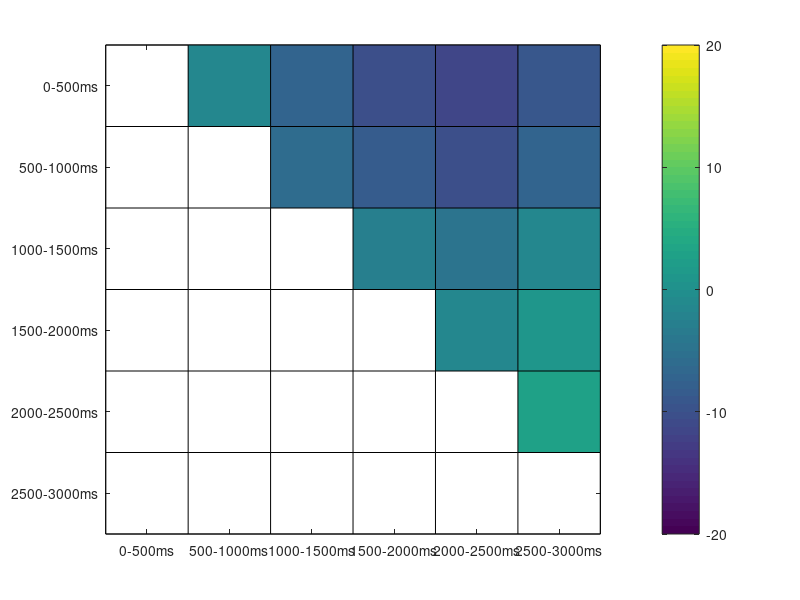
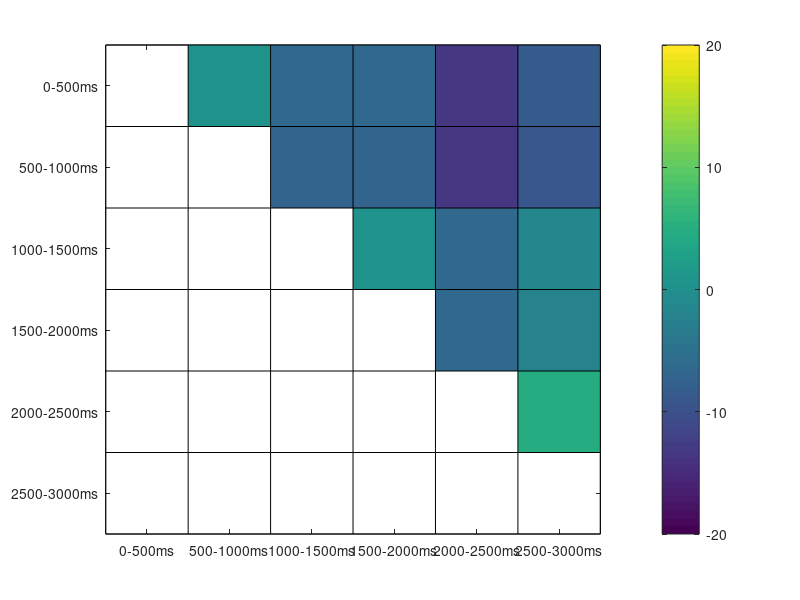
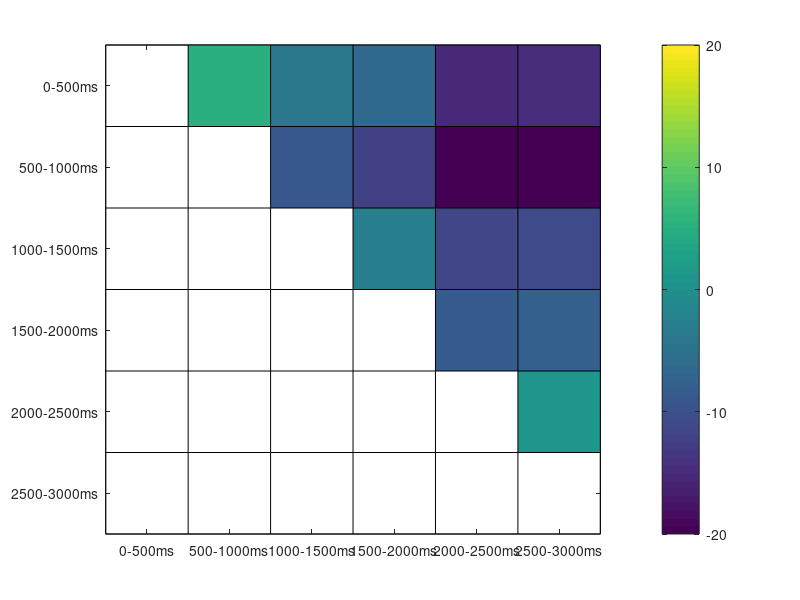
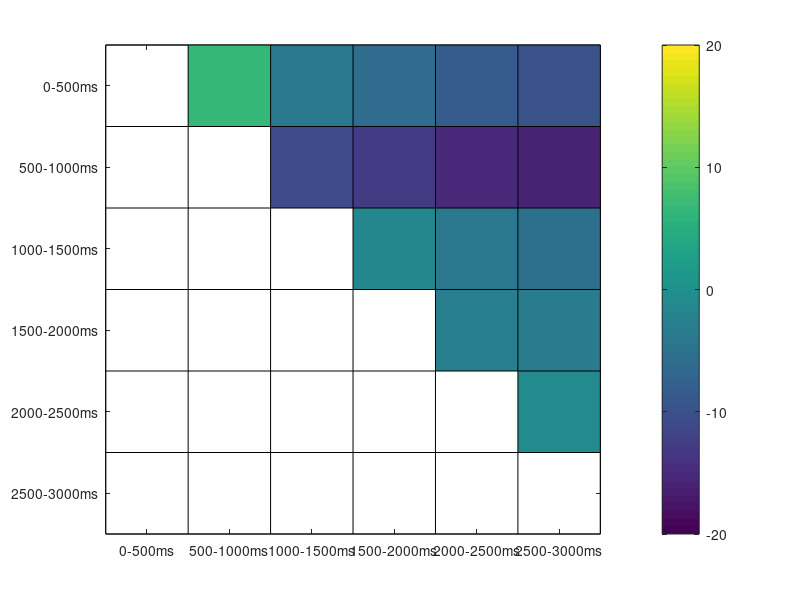

These charts were generated, in order, by the following MATLAB code:
function plot_time_window_comparison()
   %0-500 500-1000 1000-1500 1500-2000 2000-2500 2500-3000
C3=[ NaN     -1.6      -7.41     -10.09     -11.80   -9.02; %0-500
    NaN     NaN       -5.81      -8.49     -10.20   -7.42; %500-1000
    NaN     NaN        NaN        -2.68     -4.39    -1.61; %1000-1500
    NaN     NaN       NaN        NaN     -1.72     1.07; %1500-2000
    NaN     NaN       NaN        NaN       NaN       2.78; %2000-2500
    NaN     NaN       NaN        NaN       NaN      NaN];   %2500-3000
fig=figure();
[nr,nc]=size(C3);
pcolor([C3 nan(nr,1); nan(1,nc+1)]);
set(gca,'color',[0.8 0.8 0.8]);
cl=get(gca,'CLim');
%set(gca,'CLim',[-max(abs(cl)) max(abs(cl))]);
set(gca,'CLim',[-20 20]);
set(gca,'ydir','reverse');
set(gca,'ytick',[1.5 2.5 3.5 4.5 5.5 6.5]);
set(gca,'yticklabel',{'0-500ms','500-1000ms','1000-1500ms','1500-2000ms','2000-2500ms','2500-3000ms'});
set(gca,'xtick',[1.5 2.5 3.5 4.5 5.5 6.5]);
set(gca,'xticklabel',{'0-500ms','500-1000ms','1000-1500ms','1500-2000ms','2000-2500ms','2500-3000ms'});
colorbar();
saveas(fig, '/home/jbonaiuto/Dropbox/joint_attention/infant_gaze_eeg/erd/erd_results/obs/with_p/mu/all_times_500ms/c3_woi_comparisons.eps','epsc');

   %0-500 500-1000 1000-1500 1500-2000 2000-2500 2500-3000
C4=[ NaN     0.44      -6.75     -6.44  -13.29    -8.41; %0-500
     NaN   NaN        -7.20     -6.88   -13.73    -8.86; %500-1000
     NaN   NaN       NaN        0.32   -6.53     -1.66; %1000-1500
     NaN   NaN       NaN      NaN     -6.85     -1.98; %1500-2000
     NaN   NaN       NaN      NaN       NaN        4.87; %2000-2500
     NaN   NaN       NaN      NaN      NaN       NaN ];
fig=figure();
[nr,nc]=size(C4);
pcolor([C4 nan(nr,1); nan(1,nc+1)]);
set(gca,'color',[0.8 0.8 0.8]);
cl=get(gca,'CLim');
%set(gca,'CLim',[-max(abs(cl)) max(abs(cl))]);
set(gca,'CLim',[-20 20]);
set(gca,'ydir','reverse');
set(gca,'ytick',[1.5 2.5 3.5 4.5 5.5 6.5]);
set(gca,'yticklabel',{'0-500ms','500-1000ms','1000-1500ms','1500-2000ms','2000-2500ms','2500-3000ms'});
set(gca,'xtick',[1.5 2.5 3.5 4.5 5.5 6.5]);
set(gca,'xticklabel',{'0-500ms','500-1000ms','1000-1500ms','1500-2000ms','2000-2500ms','2500-3000ms'});
colorbar();
saveas(fig, '/home/jbonaiuto/Dropbox/joint_attention/infant_gaze_eeg/erd/erd_results/obs/with_p/mu/all_times_500ms/c4_woi_comparisons.eps','epsc');

   %0-500 500-1000 1000-1500 1500-2000 2000-2500 2500-3000
F3=[NaN    5.33     -3.85      -6.87    -15.33     -14.62; %0-500
    NaN    NaN      -9.17     -12.20    -20.65     -19.94; %500-1000
    NaN    NaN       NaN       -3.02    -11.48     -10.77; %1000-1500
    NaN    NaN       NaN        NaN     -8.46      -7.74;  %1500-2000
    NaN    NaN       NaN        NaN      NaN        0.71;  %2000-2500
    NaN    NaN       NaN        NaN      NaN          NaN];   %2500-3000
fig=figure();
[nr,nc]=size(F3);
pcolor([F3 nan(nr,1); nan(1,nc+1)]);
set(gca,'color',[0.8 0.8 0.8]);
cl=get(gca,'CLim');
%set(gca,'CLim',[-max(abs(cl)) max(abs(cl))]);
set(gca,'CLim',[-20 20]);
set(gca,'ydir','reverse');
set(gca,'ytick',[1.5 2.5 3.5 4.5 5.5 6.5]);
set(gca,'yticklabel',{'0-500ms','500-1000ms','1000-1500ms','1500-2000ms','2000-2500ms','2500-3000ms'});
set(gca,'xtick',[1.5 2.5 3.5 4.5 5.5 6.5]);
set(gca,'xticklabel',{'0-500ms','500-1000ms','1000-1500ms','1500-2000ms','2000-2500ms','2500-3000ms'});
colorbar();
saveas(fig, '/home/jbonaiuto/Dropbox/joint_attention/infant_gaze_eeg/erd/erd_results/obs/with_p/mu/all_times_500ms/f3_woi_comparisons.eps','epsc');

   %0-500 500-1000 1000-1500 1500-2000 2000-2500 2500-3000
F4=[NaN    6.73     -4.13     -5.86    -8.46      -9.45; %0-500
    NaN    NaN      -10.86    -12.59  -15.20     -16.18; %500-1000
    NaN    NaN        NaN      -1.73   -4.33      -5.32; %1000-1500
    NaN    NaN        NaN       NaN    -2.60      -3.59; %1500-2000
    NaN    NaN        NaN       NaN     NaN       -0.99; %2000-2500
    NaN    NaN        NaN       NaN     NaN        NaN];  %2500-3000
fig=figure();
[nr,nc]=size(F4);
pcolor([F4 nan(nr,1); nan(1,nc+1)]);
set(gca,'color',[0.8 0.8 0.8]);
cl=get(gca,'CLim');
%set(gca,'CLim',[-max(abs(cl)) max(abs(cl))]);
set(gca,'CLim',[-20 20]);
set(gca,'ydir','reverse');
set(gca,'ytick',[1.5 2.5 3.5 4.5 5.5 6.5]);
set(gca,'yticklabel',{'0-500ms','500-1000ms','1000-1500ms','1500-2000ms','2000-2500ms','2500-3000ms'});
set(gca,'xtick',[1.5 2.5 3.5 4.5 5.5 6.5]);
set(gca,'xticklabel',{'0-500ms','500-1000ms','1000-1500ms','1500-2000ms','2000-2500ms','2500-3000ms'});
colorbar();  
saveas(fig, '/home/jbonaiuto/Dropbox/joint_attention/infant_gaze_eeg/erd/erd_results/obs/with_p/mu/all_times_500ms/f4_woi_comparisons.eps','epsc');

   %0-500 500-1000 1000-1500 1500-2000 2000-2500 2500-3000
O1=[NaN    -0.76     -6.93     2.07      -5.20    -10.48;  %0-500
    NaN     NaN      -6.16     2.84      -4.44     -9.72;  %500-1000
    NaN     NaN       NaN      9.00       1.72     -3.55;  %1000-1500
    NaN     NaN       NaN      NaN       -7.28    -12.55;  %1500-2000
    NaN     NaN       NaN      NaN        NaN      -5.28;  %2000-2500
    NaN     NaN       NaN      NaN        NaN       NaN];   %2500-3000
fig=figure();
[nr,nc]=size(O1);
pcolor([O1 nan(nr,1); nan(1,nc+1)]);
set(gca,'color',[0.8 0.8 0.8]);
cl=get(gca,'CLim');
%set(gca,'CLim',[-max(abs(cl)) max(abs(cl))]);
set(gca,'CLim',[-20 20]);
set(gca,'ydir','reverse');
set(gca,'ytick',[1.5 2.5 3.5 4.5 5.5 6.5]);
set(gca,'yticklabel',{'0-500ms','500-1000ms','1000-1500ms','1500-2000ms','2000-2500ms','2500-3000ms'});
set(gca,'xtick',[1.5 2.5 3.5 4.5 5.5 6.5]);
set(gca,'xticklabel',{'0-500ms','500-1000ms','1000-1500ms','1500-2000ms','2000-2500ms','2500-3000ms'});
colorbar();
saveas(fig, '/home/jbonaiuto/Dropbox/joint_attention/infant_gaze_eeg/erd/erd_results/obs/with_p/mu/all_times_500ms/o1_woi_comparisons.eps','epsc');

   %0-500 500-1000 1000-1500 1500-2000 2000-2500 2500-3000
O2=[ NaN    -0.83    -8.66     -2.17     -6.20     -11.50;  %0-500
     NaN     NaN     -7.83     -1.34     -5.37     -10.68;  %500-1000
     NaN     NaN      NaN       6.49      2.46      -2.84;  %1000-1500
     NaN     NaN      NaN       NaN      -4.03      -9.34;  %1500-2000
     NaN     NaN      NaN       NaN       NaN       -5.31;  %2000-2500
     NaN     NaN      NaN       NaN       NaN        NaN];   %2500-3000
fig=figure();
[nr,nc]=size(O2);
pcolor([O2 nan(nr,1); nan(1,nc+1)]);
set(gca,'color',[0.8 0.8 0.8]);
cl=get(gca,'CLim');
%set(gca,'CLim',[-max(abs(cl)) max(abs(cl))]);
set(gca,'CLim',[-20 20]);
set(gca,'ydir','reverse');
set(gca,'ytick',[1.5 2.5 3.5 4.5 5.5 6.5]);
set(gca,'yticklabel',{'0-500ms','500-1000ms','1000-1500ms','1500-2000ms','2000-2500ms','2500-3000ms'});
set(gca,'xtick',[1.5 2.5 3.5 4.5 5.5 6.5]);
set(gca,'xticklabel',{'0-500ms','500-1000ms','1000-1500ms','1500-2000ms','2000-2500ms','2500-3000ms'});
colorbar();
saveas(fig, '/home/jbonaiuto/Dropbox/joint_attention/infant_gaze_eeg/erd/erd_results/obs/with_p/mu/all_times_500ms/o2_woi_comparisons.eps','epsc');

   %0-500 500-1000 1000-1500 1500-2000 2000-2500 2500-3000
P3=[ NaN   -0.82    -11.88     -5.87     -4.59     -9.91;  %0-500
     NaN    NaN     -11.06     -5.05     -3.78     -9.09;  %500-1000
     NaN    NaN       NaN       6.01      7.28      1.97;  %1000-1500
     NaN    NaN       NaN       NaN       1.27     -4.04;  %1500-2000
     NaN    NaN       NaN       NaN       NaN      -5.32;  %2000-2500
     NaN    NaN       NaN       NaN       NaN      NaN];  %2500-3000
fig=figure();
[nr,nc]=size(P3);
pcolor([P3 nan(nr,1); nan(1,nc+1)]);
set(gca,'color',[0.8 0.8 0.8]);
cl=get(gca,'CLim');
%set(gca,'CLim',[-max(abs(cl)) max(abs(cl))]);
set(gca,'CLim',[-20 20]);
set(gca,'ydir','reverse');
set(gca,'ytick',[1.5 2.5 3.5 4.5 5.5 6.5]);
set(gca,'yticklabel',{'0-500ms','500-1000ms','1000-1500ms','1500-2000ms','2000-2500ms','2500-3000ms'});
set(gca,'xtick',[1.5 2.5 3.5 4.5 5.5 6.5]);
set(gca,'xticklabel',{'0-500ms','500-1000ms','1000-1500ms','1500-2000ms','2000-2500ms','2500-3000ms'});
colorbar();
saveas(fig, '/home/jbonaiuto/Dropbox/joint_attention/infant_gaze_eeg/erd/erd_results/obs/with_p/mu/all_times_500ms/p3_woi_comparisons.eps','epsc');

   %0-500 500-1000 1000-1500 1500-2000 2000-2500 2500-3000
P4=[ NaN    -2.58    -15.31    -10.34    -12.31    -10.29;  %0-500
     NaN     NaN     -12.73     -7.75     -9.73     -7.70;  %500-1000
     NaN     NaN       NaN       4.98      3.01      5.03;  %1000-1500
     NaN     NaN       NaN       NaN      -1.97      0.05;  %1500-2000
     NaN     NaN       NaN       NaN       NaN       2.02;  %2000-2500
     NaN     NaN       NaN       NaN       NaN        NaN];   %2500-3000
fig=figure();
[nr,nc]=size(P4);
pcolor([P4 nan(nr,1); nan(1,nc+1)]);
set(gca,'color',[0.8 0.8 0.8]);
cl=get(gca,'CLim');
%set(gca,'CLim',[-max(abs(cl)) max(abs(cl))]);
set(gca,'CLim',[-20 20]);
set(gca,'ydir','reverse');
set(gca,'ytick',[1.5 2.5 3.5 4.5 5.5 6.5]);
set(gca,'yticklabel',{'0-500ms','500-1000ms','1000-1500ms','1500-2000ms','2000-2500ms','2500-3000ms'});
set(gca,'xtick',[1.5 2.5 3.5 4.5 5.5 6.5]);
set(gca,'xticklabel',{'0-500ms','500-1000ms','1000-1500ms','1500-2000ms','2000-2500ms','2500-3000ms'});
colorbar();
saveas(fig, '/home/jbonaiuto/Dropbox/joint_attention/infant_gaze_eeg/erd/erd_results/obs/with_p/mu/all_times_500ms/p4_woi_comparisons.eps','epsc');